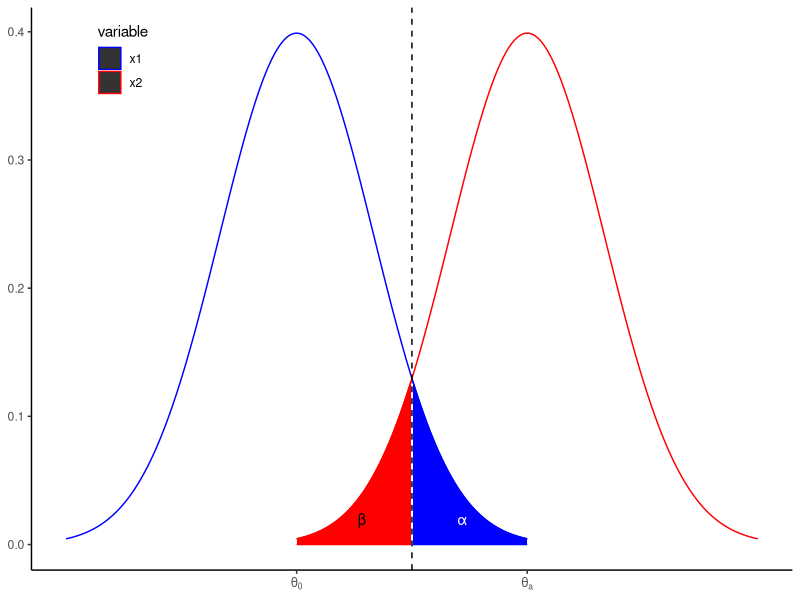
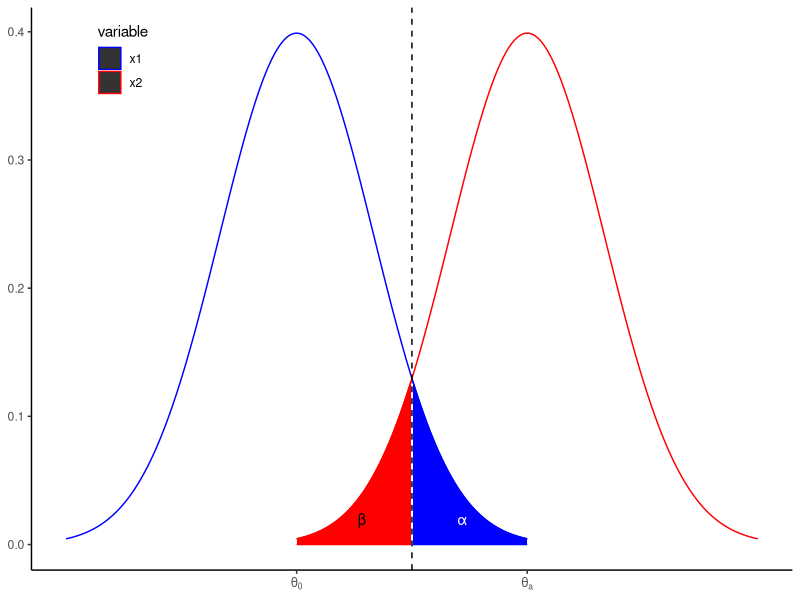

Here is the R script that generated these plots, in order:
library(ggplot2)
library(reshape2)

# question 1:

x1<-seq(-3,3,by=0.01)
x2<-x1+3
y<-dnorm(x1)
samp<-melt(data.frame(x1,x2,y),id="y")                    # set the sample data frame
p = ggplot() +
  geom_line(data = samp,
            aes(x=value,y=y,group=variable,colour=variable),
            show.legend = FALSE) +                        # draw line for the data
  geom_ribbon(data=samp[samp$variable=="x1"&samp$value>1.5,],
              aes(x=value,ymax=y,ymin=0,group=variable,colour=variable,fill=variable),
              alpha = 1) +                                # fill the type one error area
  geom_ribbon(data=samp[samp$variable=="x2"&samp$value<1.5,],
              aes(x=value,ymax=y,ymin=0,group=variable,colour=variable,fill=variable),
              alpha = 1) +                                # fill the type two error area
  geom_vline(xintercept = 1.5,linetype="dashed")+         # draw the middle dashed line
  annotate("text",x=0.85,y=0.02,label="β",colour="black")+
  annotate("text",x=2.15,y=0.02,label="α",colour="white")+
  theme_classic()+
  theme(legend.position = c(0.15,1))+
  scale_color_manual(values = c("blue","red"))+
  scale_fill_manual(name="",values = c("blue","red"),breaks=c("x1","x2"),labels=c("Type Ⅰ error","Type Ⅱ error"))+
  labs(x=NULL,y=NULL)+
  scale_x_continuous(breaks = c(0,3),labels = c(expression(theta[0]),expression(theta[a])))
p
ggsave(filename = "HW4.png",plot = p,width = 8,height = 8)


# question 2:

CheckPrime<-function(x){
  if(x!=round(x))
  {
    return("Input must be an integer.")
  }
  else
  {
    if(x<=0)
    {
      return("Input must be larger than 0.")
    }
    else
    {
      if(x==1)
      {
        return("x is not a prime.")
      }
      else
      {
        i=2
        while(x/i!=round(x/i))
        {
          i=i+1
          if(i>x/2)
          {
            return("x is a prime")
          }
        }
        return("x is not a prime")
      }
    }
  }
}
